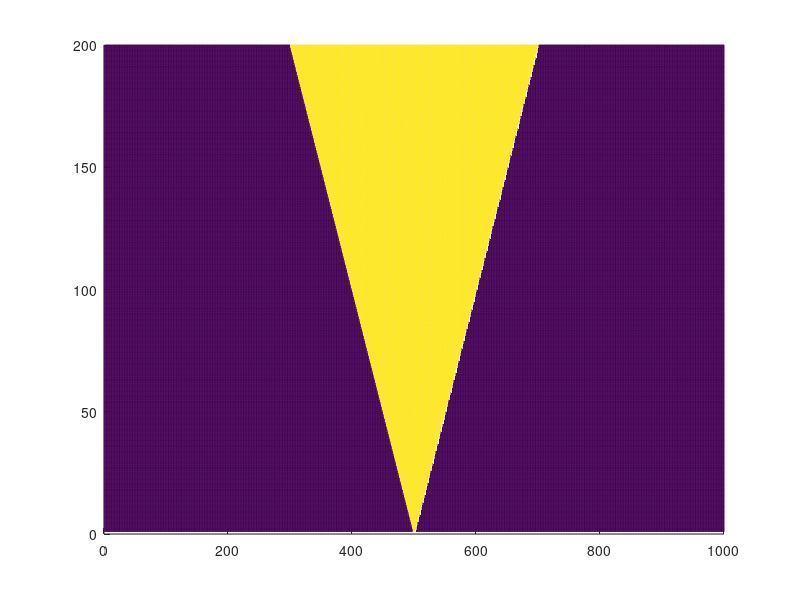

Reproduce this figure in MATLAB.
% CA for 1D with nucleation in the center

clear all
clc

n = 1000;
steps = 200;

cell = zeros(n,1);
cell1 = zeros(n,1);

grain = zeros(steps,n);

cell(500,1) = 1;

left = 0;

for i = 1:steps
    
    for j = 1:n-1
        
        center = cell(j,1);
        right = cell(j+1,1);
        
        if (left == 0) && (right == 0) && (center == 0)
            
            cell1(j,1) = 0;
            
        elseif (left == 1) || (right == 1) || (center == 1)
            
            cell1(j,1) = 1;
            
        end
        
        left = cell(j,1);
        
    end
        
    cell = cell1;
        
    if cell(n-1,1) == 1
        
        cell(n,1) = 1;
            
    end    
    
    for j = 1:n
        
        grain(i,j) = cell(j,1);
      
    end
    
mesh(grain);
view(2);
pause(0);            
    
    
end
